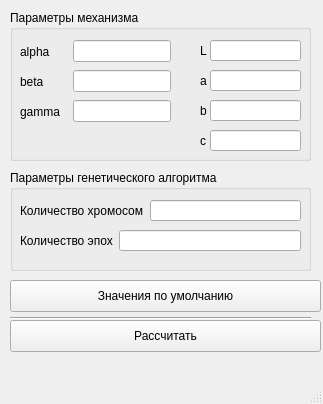
<?xml version="1.0" encoding="UTF-8"?>
<ui version="4.0">
 <class>WorkZone</class>
 <widget class="QMainWindow" name="WorkZone">
  <property name="geometry">
   <rect>
    <x>0</x>
    <y>0</y>
    <width>323</width>
    <height>404</height>
   </rect>
  </property>
  <property name="windowTitle">
   <string>MainWindow</string>
  </property>
  <widget class="QWidget" name="centralwidget">
   <widget class="QGroupBox" name="groupBox">
    <property name="geometry">
     <rect>
      <x>10</x>
      <y>10</y>
      <width>301</width>
      <height>151</height>
     </rect>
    </property>
    <property name="autoFillBackground">
     <bool>false</bool>
    </property>
    <property name="styleSheet">
     <string notr="true"/>
    </property>
    <property name="title">
     <string>Параметры механизма</string>
    </property>
    <property name="flat">
     <bool>false</bool>
    </property>
    <widget class="QWidget" name="layoutWidget">
     <property name="geometry">
      <rect>
       <x>10</x>
       <y>30</y>
       <width>151</width>
       <height>23</height>
      </rect>
     </property>
     <layout class="QHBoxLayout" name="horizontalLayout_5">
      <item>
       <widget class="QLabel" name="tx">
        <property name="minimumSize">
         <size>
          <width>47</width>
          <height>0</height>
         </size>
        </property>
        <property name="text">
         <string>alpha   </string>
        </property>
       </widget>
      </item>
      <item>
       <widget class="QLineEdit" name="txbA"/>
      </item>
     </layout>
    </widget>
    <widget class="QWidget" name="layoutWidget_2">
     <property name="geometry">
      <rect>
       <x>10</x>
       <y>60</y>
       <width>151</width>
       <height>23</height>
      </rect>
     </property>
     <layout class="QHBoxLayout" name="horizontalLayout_6">
      <item>
       <widget class="QLabel" name="label_3">
        <property name="minimumSize">
         <size>
          <width>47</width>
          <height>0</height>
         </size>
        </property>
        <property name="text">
         <string>beta</string>
        </property>
       </widget>
      </item>
      <item>
       <widget class="QLineEdit" name="txbB"/>
      </item>
     </layout>
    </widget>
    <widget class="QWidget" name="layoutWidget_3">
     <property name="geometry">
      <rect>
       <x>10</x>
       <y>90</y>
       <width>151</width>
       <height>23</height>
      </rect>
     </property>
     <layout class="QHBoxLayout" name="horizontalLayout_7">
      <item>
       <widget class="QLabel" name="label_4">
        <property name="minimumSize">
         <size>
          <width>47</width>
          <height>0</height>
         </size>
        </property>
        <property name="text">
         <string>gamma   </string>
        </property>
       </widget>
      </item>
      <item>
       <widget class="QLineEdit" name="txbG">
        <property name="enabled">
         <bool>true</bool>
        </property>
        <property name="mouseTracking">
         <bool>true</bool>
        </property>
        <property name="acceptDrops">
         <bool>true</bool>
        </property>
        <property name="text">
         <string/>
        </property>
        <property name="frame">
         <bool>true</bool>
        </property>
       </widget>
      </item>
     </layout>
    </widget>
    <widget class="QLabel" name="tx_3">
     <property name="geometry">
      <rect>
       <x>190</x>
       <y>30</y>
       <width>47</width>
       <height>21</height>
      </rect>
     </property>
     <property name="minimumSize">
      <size>
       <width>47</width>
       <height>0</height>
      </size>
     </property>
     <property name="text">
      <string>L</string>
     </property>
    </widget>
    <widget class="QLineEdit" name="txL">
     <property name="geometry">
      <rect>
       <x>200</x>
       <y>30</y>
       <width>91</width>
       <height>21</height>
      </rect>
     </property>
     <property name="autoFillBackground">
      <bool>false</bool>
     </property>
     <property name="readOnly">
      <bool>false</bool>
     </property>
    </widget>
    <widget class="QLabel" name="tx_4">
     <property name="geometry">
      <rect>
       <x>190</x>
       <y>60</y>
       <width>47</width>
       <height>21</height>
      </rect>
     </property>
     <property name="minimumSize">
      <size>
       <width>47</width>
       <height>0</height>
      </size>
     </property>
     <property name="text">
      <string>a</string>
     </property>
    </widget>
    <widget class="QLineEdit" name="txa">
     <property name="geometry">
      <rect>
       <x>200</x>
       <y>60</y>
       <width>91</width>
       <height>21</height>
      </rect>
     </property>
     <property name="autoFillBackground">
      <bool>false</bool>
     </property>
     <property name="readOnly">
      <bool>false</bool>
     </property>
    </widget>
    <widget class="QLabel" name="tx_5">
     <property name="geometry">
      <rect>
       <x>190</x>
       <y>90</y>
       <width>47</width>
       <height>21</height>
      </rect>
     </property>
     <property name="minimumSize">
      <size>
       <width>47</width>
       <height>0</height>
      </size>
     </property>
     <property name="text">
      <string>b</string>
     </property>
    </widget>
    <widget class="QLineEdit" name="txb">
     <property name="geometry">
      <rect>
       <x>200</x>
       <y>90</y>
       <width>91</width>
       <height>21</height>
      </rect>
     </property>
     <property name="autoFillBackground">
      <bool>false</bool>
     </property>
     <property name="readOnly">
      <bool>false</bool>
     </property>
    </widget>
    <widget class="QLabel" name="tx_6">
     <property name="geometry">
      <rect>
       <x>190</x>
       <y>120</y>
       <width>47</width>
       <height>21</height>
      </rect>
     </property>
     <property name="minimumSize">
      <size>
       <width>47</width>
       <height>0</height>
      </size>
     </property>
     <property name="text">
      <string>c</string>
     </property>
    </widget>
    <widget class="QLineEdit" name="txc">
     <property name="geometry">
      <rect>
       <x>200</x>
       <y>120</y>
       <width>91</width>
       <height>21</height>
      </rect>
     </property>
     <property name="autoFillBackground">
      <bool>false</bool>
     </property>
     <property name="readOnly">
      <bool>false</bool>
     </property>
    </widget>
   </widget>
   <widget class="QGroupBox" name="groupBox_2">
    <property name="geometry">
     <rect>
      <x>10</x>
      <y>170</y>
      <width>301</width>
      <height>101</height>
     </rect>
    </property>
    <property name="accessibleDescription">
     <string/>
    </property>
    <property name="autoFillBackground">
     <bool>false</bool>
    </property>
    <property name="title">
     <string>Параметры генетического алгоритма</string>
    </property>
    <widget class="QWidget" name="layoutWidget_4">
     <property name="geometry">
      <rect>
       <x>10</x>
       <y>30</y>
       <width>281</width>
       <height>21</height>
      </rect>
     </property>
     <layout class="QHBoxLayout" name="horizontalLayout_8">
      <item>
       <widget class="QLabel" name="label_5">
        <property name="minimumSize">
         <size>
          <width>47</width>
          <height>0</height>
         </size>
        </property>
        <property name="text">
         <string>Количество хромосом</string>
        </property>
       </widget>
      </item>
      <item>
       <widget class="QLineEdit" name="txbChr"/>
      </item>
     </layout>
    </widget>
    <widget class="QWidget" name="layoutWidget_5">
     <property name="geometry">
      <rect>
       <x>10</x>
       <y>60</y>
       <width>281</width>
       <height>21</height>
      </rect>
     </property>
     <layout class="QHBoxLayout" name="horizontalLayout_9">
      <item>
       <widget class="QLabel" name="label_6">
        <property name="minimumSize">
         <size>
          <width>47</width>
          <height>0</height>
         </size>
        </property>
        <property name="text">
         <string>Количество эпох</string>
        </property>
       </widget>
      </item>
      <item>
       <widget class="QLineEdit" name="txbEpo"/>
      </item>
     </layout>
    </widget>
   </widget>
   <widget class="QPushButton" name="btnDefault">
    <property name="geometry">
     <rect>
      <x>10</x>
      <y>280</y>
      <width>311</width>
      <height>32</height>
     </rect>
    </property>
    <property name="text">
     <string>Значения по умолчанию</string>
    </property>
   </widget>
   <widget class="QPushButton" name="btnCalc">
    <property name="geometry">
     <rect>
      <x>10</x>
      <y>320</y>
      <width>311</width>
      <height>32</height>
     </rect>
    </property>
    <property name="text">
     <string>Рассчитать</string>
    </property>
   </widget>
   <widget class="Line" name="line">
    <property name="geometry">
     <rect>
      <x>10</x>
      <y>310</y>
      <width>301</width>
      <height>16</height>
     </rect>
    </property>
    <property name="orientation">
     <enum>Qt::Horizontal</enum>
    </property>
   </widget>
   <zorder>groupBox_2</zorder>
   <zorder>groupBox</zorder>
   <zorder>btnDefault</zorder>
   <zorder>btnCalc</zorder>
   <zorder>line</zorder>
  </widget>
  <widget class="QMenuBar" name="menubar">
   <property name="geometry">
    <rect>
     <x>0</x>
     <y>0</y>
     <width>323</width>
     <height>22</height>
    </rect>
   </property>
  </widget>
  <widget class="QStatusBar" name="statusbar"/>
 </widget>
 <resources/>
 <connections/>
</ui>
